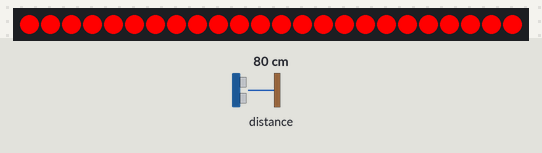
Recording of a program running on a simulated CircuitPython board. Shown: 24 RGB LEDs in strip order, left to right. The test bench sets the inputs (shaded band); at power-on: distance to the obstacle 80 cm. Random numbers come from a fixed seed; what the program prints to the serial console is not drawn.

Above: at 0.1 s.
At 0.8 s:
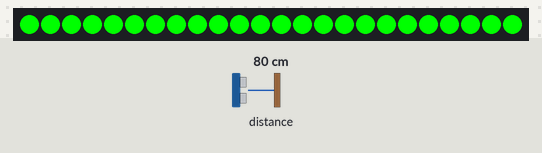
At 6.5 s:
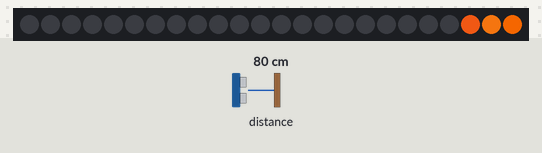
6.6 s: distance to the obstacle set to 2 cm
8.1 s: distance to the obstacle set to 4 cm
Timing chart, 0 to 11.1 s (numbered marks = the images above; inputs shaded):
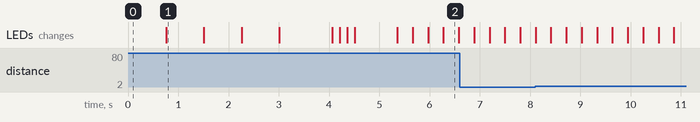

The program:

bar.py
```python
# (licence header left out)
import board
import gc #garbage collector
import traceback
import time
import random
from ulab import numpy as np
import math
import busio
import sys
import neopixel

import adafruit_vl6180x

# TODO remove DocStrings to save memory (""" comments at firstline of def)
# CONSTANTS
# ==========================================================================================================
PIXEL_PIN = board.A1
PIXEL_COUNT = 24
PIXEL_BRIGHTNESS = 1.0
PIXEL_BYTES = 3
PIXEL_AUTO_WRITE = False
PIXEL_ORDER = neopixel.GRB

HELIX_TURNS = 7.8                 # Number of spiral turns
HELIX_HEIGHT = PIXEL_COUNT     # LED count = total "height"
SPARK_COUNT = 8                # How many new sparks per frame
SPIRAL_DRIFT = 0.196             # Radians of spiral twist per LED

SENSOR_MAX_VAL = 180 # sensor appears only to start returning data at ~180 mm or less
SENSOR_MIN_VAL = 1
SENSOR_EXPONENT = 2 # how much to raise sensor value to enhance low-end resolution

INTERACTION_TIMEOUT = 600.0
REQUIRED_STABLE_READINGS = 25

SENSOR_POLL_INTERVAL = 0.1 # how often to read ToF sensors (max 20 Hz)

MAX_RED = (255, 0, 0)
MAX_BLUE = (0, 0, 255)
MAX_GREEN = (0, 255, 0)
MAX_WHITE = (255, 255, 255)
BLACK = (0, 0, 0)
CRASH_RED = (106, 0, 0)
CRASH_YELLOW = (68, 68, 0)

# Color Schemes
BALLET = (0xF3EEDD, 0x02576B, 0xFFD9D1, 0x80506F)
BLUES = (0x113C78, 0xFFF6E6, 0xACA6BB, 0x95B4D3)
FIRESIDE = (0x83471D, 0xFFE2A5, 0xFF6714, 0xDA2734)
FRENCH = (0x4185BD, 0xFFC303, 0xFFF5D6, 0x13233E)
PINK = (0xFFF0D1, 0xFFD2D0, 0xFF4D88, 0xA61C62)
FLORIDA = (0xFFD704, 0xFF980B, 0xFFF0D9, 0x65B027)
HARBOR = (0x15518A, 0xFF1A2C, 0xD0BFC9, 0x0977B5)
BIRTHDAY = (0xFF5384, 0xFFE304, 0xFF9627, 0x16AEE0)
OLDSCHOOL = (0xA4A3A9, 0x602630, 0x72ACD9, 0x1A2C43)
DAFFODIL = (0xFFBEB, 0xFFE781, 0xD8D400, 0xFFD304)
BEACH = (0xFF6C80, 0x009EE7, 0xFF3E17, 0xA81D71)
CRUISE = (0x2AB2D1, 0x4B81CE, 0xFFEFC9, 0xC3C20B)
DAHLIA = (0x911234, 0xFF475B, 0xFF3F21, 0xFF5242)
WEEKEND = (0x025363, 0x636041, 0xFFB003, 0xF3E2AC)
FIRECRACKER = (0x007EDB, 0xFFF5E3, 0xD8C1A4, 0xFF2E16)
CORAL = (0xFFF6D8, 0xFF5E3F, 0x82E09F, 0xE5DF00)
COTTAGE = (0xFFF48F, 0x4E6729, 0xFFF1EA, 0xCACFE5)

FIRE = 0xFF6600


# INSTANTIATION
# =================================================================================================
i2c = busio.I2C(board.SCL, board.SDA)
sensorX = adafruit_vl6180x.VL6180X(i2c)
sensorY = adafruit_vl6180x.VL6180X(i2c,0x69)
pixels = neopixel.NeoPixel(PIXEL_PIN, PIXEL_COUNT, bpp=PIXEL_BYTES, brightness=PIXEL_BRIGHTNESS, auto_write=PIXEL_AUTO_WRITE, pixel_order=PIXEL_ORDER)
gamma_table = [int((i / 255) ** 2.2 * 255 + 0.5) for i in range(256)] # poplulate a pre-calculated table for gamma correction to avoid run-time floating-point math

pixels_np = np.array(pixels, dtype=np.int16)  # numpy working copy of pixel data
fire_fade_by = np.array( (-3,-3,-3), dtype=np.int16 )  # amount to fade by


# FUNCTIONS
# =================================================================================================

def handle_crash(e):
    crash_time = time.monotonic()
    print(f"\n\n---- FATAL ERROR AT TIME {crash_time} ----------------")
    print("Exception occurred.")

    # Try printing and logging the traceback
    try:
        # Print to console
        traceback.print_exception(e)

        # TODO Also write to file to SD using storage.mount() once SD reader is received.
        #with open("/crash_log.txt", "a") as log:
        #    log.write(f"\n\n---- FATAL ERROR AT {crash_time} ----\n")
        #    log.write(f"Exception: {repr(e)}\n")
        #    traceback.print_exception(e, file=log)
    except Exception as te:
        print("Traceback/logging unavailable:", te)

    # Set crash colors
    for i in range(PIXEL_COUNT):
        if i % 2 == 0:
            pixels[i] = CRASH_RED
        else:
            pixels[i] = CRASH_YELLOW
    pixels.show()

    while True:
        pass  # Halt execution - Do nothing forever.

def print_boot_stats():
    free = gc.mem_free()
    used = gc.mem_alloc()
    name = sys.implementation.name
    version = sys.implementation.version   # returns tuple: major, minor, micro
    major = version[0]
    minor = version[1]
    micro = version[2]
    print(f"\n\n\n\n\n\n\n\n\n\n---- BOOT: START AT {boot_time} ---------------------")
    print(f"     - {name} version ", end="")
    print(f"{major}.{minor}.{micro}")

    print(f"     - Heap RAM Available: ", free + used," bytes")
    print(f"     - Heap RAM Used:      ", used, " bytes")
    print(f"     - Heap RAM Remaining: ", free," bytes")
    print()
    return()

def get_raw_sensor_x():
    return int(sensorX.range)

def get_raw_sensor_y():
    return int(sensorY.range)

def hex_to_rgb(hex_color):
    if not (0x000000 <= hex_color <= 0xFFFFFF):
        raise ValueError("ERROR: Hex color must be a 24-bit integer between 0x000000 and 0xFFFFFF.")
    r = (hex_color >> 16) & 0xFF
    g = (hex_color >> 8) & 0xFF
    b = hex_color & 0xFF
    return (r, g, b)

def rgb_to_hex(rgb_tuple):
    r, g, b = rgb_tuple
    if any(not (0x00 <= val <= 0xFF) for val in (r, g, b)):
        raise ValueError("ERROR: Each RGB component must be between 0x00 and 0xFF.")
    return (r << 16) | (g << 8) | b

def hsv_to_rgb(h, s, v):
    """
    Convert HSV color to RGB.

    Parameters:
    h (float or int): Hue angle in degrees [0-360)
    s (float): Saturation [0-1]
    v (float): Value/Brightness [0-1]

    Returns:
    tuple: RGB color as (r, g, b), each 0-255
    """
    try:
        # Validate input ranges
        if not (0 <= s <= 1 and 0 <= v <= 1):
            raise ValueError("ERROR: Saturation and value must be between 0 and 1.")

        # Normalize hue to the range [0–360)
        h = h % 360

        # If saturation is zero, the color is grayscale
        if s == 0.0:
            val = int(v * 255)
            return (val, val, val)

        # Determine the hue sector (0–5)
        h_sector = int(h // 60)

        # Calculate fractional position within the sector
        f = (h / 60) - h_sector

        # Intermediate calculations for RGB conversion
        p = v * (1 - s)
        q = v * (1 - s * f)
        t = v * (1 - s * (1 - f))

        # Map sector to RGB triplet
        rgb = {
            0: (v, t, p),
            1: (q, v, p),
            2: (p, v, t),
            3: (p, q, v),
            4: (t, p, v),
            5: (v, p, q),
        }[h_sector]

        # Scale RGB components to [0–255] and return as integers
        return tuple(int(c * 255) for c in rgb)

    except (TypeError, ValueError) as e:
        print("ERROR in hsv_to_rgb:", e)
        return (0, 0, 0)  # fallback to black if input is invalid

def rgb_to_hsv(r, g, b):
    """
    Convert RGB color to HSV.

    Parameters:
    r, g, b (int): Red, Green, Blue values [0-255]

    Returns:
    tuple: (h, s, v)
        h (float): Hue in degrees [0-360)
        s (float): Saturation [0-1]
        v (float): Value/Brightness [0-1]
    """
    try:
        # Validate RGB input range
        if any(not (0 <= val <= 255) for val in (r, g, b)):
            raise ValueError("ERROR: RGB values must be between 0 and 255.")

        # Normalize RGB values to the [0–1] range
        r /= 255
        g /= 255
        b /= 255

        # Determine max and min RGB values
        max_val = max(r, g, b)
        min_val = min(r, g, b)
        delta = max_val - min_val

        # Value (V) is the maximum RGB component
        v = max_val

        # If delta is 0, the color is grayscale
        if delta == 0:
            h = 0
            s = 0
        else:
            # Saturation is the color intensity
            s = delta / max_val

            # Calculate hue based on which color is max
            if max_val == r:
                h = (g - b) / delta
            elif max_val == g:
                h = 2 + (b - r) / delta
            else:  # max_val == b
                h = 4 + (r - g) / delta

            # Convert hue to degrees
            h *= 60

            # Ensure hue is non-negative
            if h < 0:
                h += 360

        return (h, s, v)

    except (TypeError, ValueError) as e:
        print("ERROR in rgb_to_hsv:", e)
        return (0, 0, 0)  # fallback HSV if input is invalid

def rgb_fade(rgb_tuple, fade_factor):
    if not (0 <= fade_factor <= 1):
        raise ValueError("ERROR: fade_factor out of bounds.")
    r, g, b = rgb_tuple
    r = r * fade_factor
    g = g * fade_factor
    b = b * fade_factor
    return (int(r), int(g), int(b)) # return integers, not floats

def gamma_correct(rgb_tuple):
    r, g, b = rgb_tuple
    return (gamma_table[r], gamma_table[g], gamma_table[b])

def scale_sensor_value(raw_value, input_min, input_max):
    if input_max == input_min:
        return 0
    if raw_value < input_min:
        return 0
    if raw_value > input_max:
        return 255
    scaled = (raw_value - input_min) / (input_max - input_min)
    return int(scaled * 255)

def no_interaction(elapsed_seconds):
    global last_x, last_y, stable_count
    interaction_timeout_reached = (time.monotonic() - boot_time) > elapsed_seconds

    if x == last_x and y == last_y:
        stable_count += 1
    else:
        stable_count = 0

    last_x = x
    last_y = y
    inputs_stable = stable_count >= REQUIRED_STABLE_READINGS

    # TODO move/delete print
    print(f" | Timeout: {interaction_timeout_reached} | Stable: {inputs_stable} ({stable_count})     ", end="")
    return interaction_timeout_reached and inputs_stable

def grab_attention():
    for i in range(3):
        pixels.fill(MAX_WHITE)
        pixels.show()
        time.sleep(0.1)
        pixels.fill(BLACK)
        pixels.show()
        time.sleep(0.1)

def test_leds():
    for color in [MAX_RED, MAX_GREEN, MAX_BLUE, MAX_WHITE]:
        pixels.fill(color)
        pixels.show()
        time.sleep(0.75)
    pixels.fill(BLACK)
    pixels.show()
    time.sleep(0.25)

def flash_ok():
    for _ in range(2):
        pixels.fill(MAX_GREEN)
        pixels.show()
        time.sleep(0.15)
        pixels.fill(BLACK)
        pixels.show()
        time.sleep(0.15)
    time.sleep(0.25)

def flash_not_ok():
    for _ in range(3):
        pixels.fill(MAX_RED)
        pixels.show()
        time.sleep(0.33)
        pixels.fill(BLACK)
        pixels.show()
        time.sleep(0.33)
    time.sleep(0.67)

def fire():
    global pixels_np

    base_color = hex_to_rgb(FIRE)

    # Create new sparks at the *bottom* (highest index)
    for _ in range(SPARK_COUNT):
        r = random.random()
        index = PIXEL_COUNT - 1 - int((1.0 - r**2) * (PIXEL_COUNT // 8))  # biased toward bottom
        flicker = tuple(max(0, min(255, val + random.randint(-40, 40))) for val in base_color)
        pixels_np[index] = flicker

    # Fade everything slightly
    pixels_np += fire_fade_by

    # Cooling and spiral twist—adjusted for top-down indexing
    for i in range(PIXEL_COUNT):
        # Translate top-down index to bottom-up for cooling math
        inv_i = PIXEL_COUNT - 1 - i

        # Cooling gradient: cools from bottom (high index) to top (low index)
        vertical_cool = 1.0 - (inv_i / PIXEL_COUNT) * 0.5  # 1.0 at bottom, 0.5 at top

        # Spiral angle drift
        angle = inv_i * SPIRAL_DRIFT
        twinkle = 0.9 + 0.1 * math.sin(angle + time.monotonic() * 2)

        cooling_factor = max(0.0, min(1.0, vertical_cool * twinkle))

        # Apply cooling
        pixels_np[i] = np.array(rgb_fade(pixels_np[i], cooling_factor), dtype=np.int16)

    # Clamp to valid RGB range
    pixels_np[:] = np.clip(pixels_np, 0, 255)

    # Show results
    pixels[:] = pixels_np.tolist()
    pixels.show()


# INITIALIZATION
# ==================================================================================================
boot_time = time.monotonic()
x = 0
y = 0
last_x = 0
last_y = 0
stable_count = 0
last_sensor_poll_time = 0.0

# Perform garbage collection to free up any unreferenced objects
gc.collect()
print_boot_stats()
gc.collect()

test_leds()
time.sleep(0.8)
flash_ok()
time.sleep(0.4)

print(f"---- INITIALIZATION COMPLETE --------------------")
print()

# MAIN LOOP
# =================================================================================================
try:                                                         # prepare to catch execution exception
    while True:
        # get current time
        current_time = time.monotonic()

        # get sensor data if enough time has passed
        if current_time - last_sensor_poll_time >= SENSOR_POLL_INTERVAL:
            x = get_raw_sensor_x()
            y = get_raw_sensor_y()
            last_sensor_poll_time = current_time

        # print sensor data to console.
        # TODO remove this
        print(f"\rX:{x:3}mm | Y:{y:3}mm", end="")

        # do something to catch attention if there has been no interaction for a while
        if no_interaction(INTERACTION_TIMEOUT):
            grab_attention()
            boot_time = current_time

        #scale and clamp sensor readings
        x_scaled = scale_sensor_value(x, SENSOR_MIN_VAL, SENSOR_MAX_VAL)

        # invert sensor reading so closer = brighter
        x_inverted = 255 - x_scaled

        # scale x_inverted to float with range of 0.0-1.0
        x_final = x_inverted / 255

        #color = rgb_fade(MAX_RED, x_final)                      # fade based on proximity
        #pixels.fill(gamma_correct(color))                       # apply gamma correction to better present human-perceivable differences
        #pixels.show()

        fire()

except Exception as e:                                          # catch thrown exception
    handle_crash(e)                                             # handle and halt program
```

Measured:
- what the display in image 1 shows lasts 0.7 s, from 0.8 s to 1.5 s
